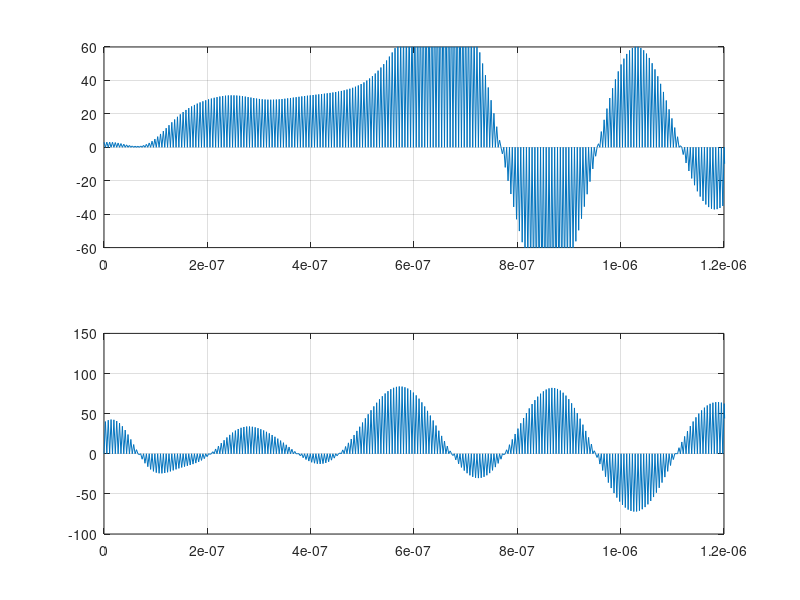
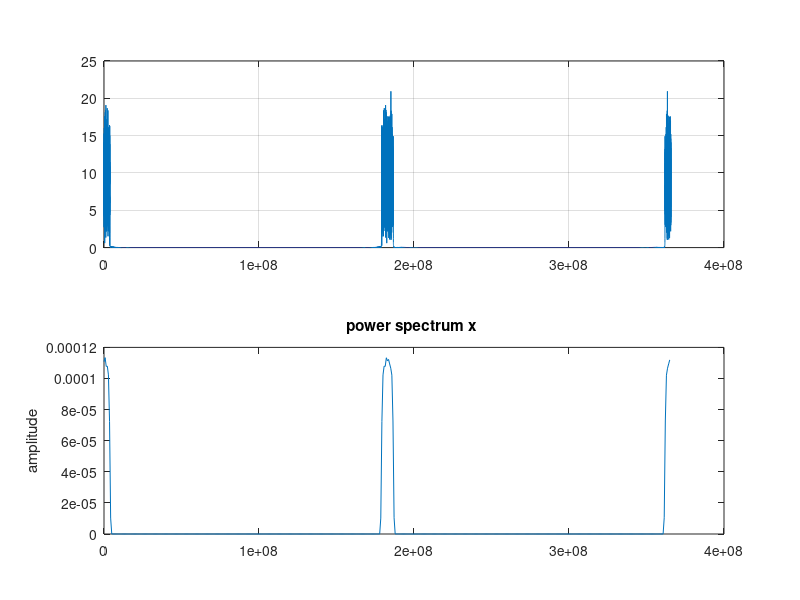
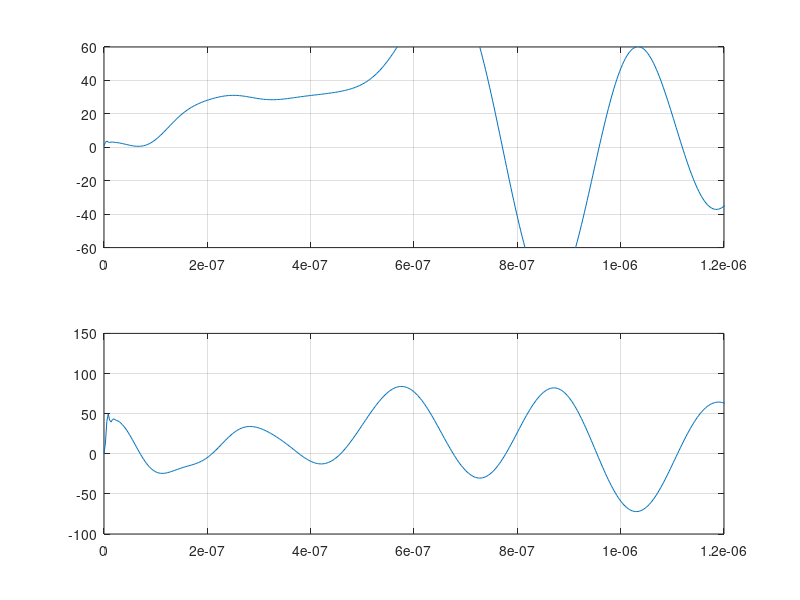
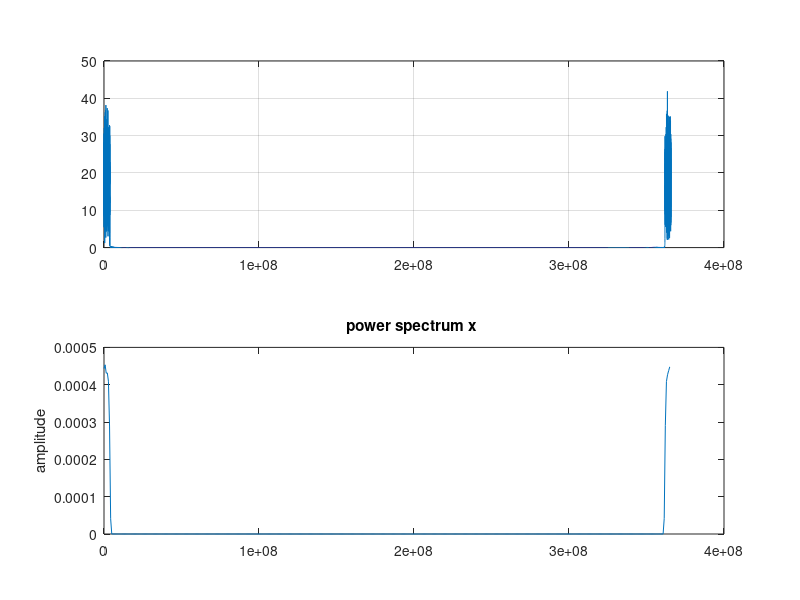

MATLAB code to generate these figures, in order:
%DVB-T 2K Reception
clear all;
close all;
Tu=224e-6; %useful OFDM symbol period
T=Tu/2048; %baseband elementary period
G=0; %choice of 1/4, 1/8, 1/16, and 1/32
delta=G*Tu; %guard band duration
Ts=delta+Tu; %total OFDM symbol period
Kmax=1705; %number of subcarriers
Kmin=0;
FS=4096; %IFFT/FFT length
q=10; %carrier period to elementary period ratio
fc=q*1/T; %carrier frequency
Rs=4*fc; %simulation period
t=0:1/Rs:Tu;
tt=0:T/2:Tu;
%Data generator
sM = 2;
[x,y] = meshgrid((-sM+1):2:(sM-1),(-sM+1):2:(sM-1));
alphabet = x(:) + 1i*y(:);
N=Kmax+1;
rand('state',0);
a=-1+2*round(rand(N,1)).'+i*(-1+2*round(rand(N,1))).';
A=length(a);
info=zeros(FS,1);
info(1:(A/2)) = [ a(1:(A/2)).'];
info((FS-((A/2)-1)):FS) = [ a(((A/2)+1):A).'];
carriers=FS.*ifft(info,FS);
%Upconverter
L = length(carriers);
chips = [ carriers.';zeros((2*q)-1,L)];
p=1/Rs:1/Rs:T/2;
g=ones(length(p),1);
dummy=conv(g,chips(:));
u=[dummy; zeros(46,1)];
[b,aa] = butter(13,1/20);
uoft = filter(b,aa,u);
delay=64; %Reconstruction filter delay
s_tilde=(uoft(delay+(1:length(t))).').*exp(1i*2*pi*fc*t);
s=real(s_tilde);
%OFDM RECEPTION
%Downconversion
r_tilde=exp(-1i*2*pi*fc*t).*s; %(F)
figure(1);
subplot(211);
plot(t,real(r_tilde));
axis([0e-7 12e-7 -60 60]);
grid on;
figure(1);
subplot(212);
plot(t,imag(r_tilde));
axis([0e-7 12e-7 -100 150]);
grid on;
figure(2);
ff=(Rs)*(1:(q*FS))/(q*FS);
subplot(211);
plot(ff,abs(fft(r_tilde,q*FS))/FS);
grid on;
figure(2);
subplot(212);
pwelch(r_tilde,[],[],[],Rs);
%Carrier suppression
[B,AA] = butter(3,1/2);
r_info=2*filter(B,AA,r_tilde); %Baseband signal continuous-time (G)
figure(3);
subplot(211);
plot(t,real(r_info));
axis([0 12e-7 -60 60]);
grid on;
figure(3);
subplot(212);
plot(t,imag(r_info));
axis([0 12e-7 -100 150]);
grid on;
figure(4);
f=(2/T)*(1:(FS))/(FS);
subplot(211);
plot(ff,abs(fft(r_info,q*FS))/FS);
grid on;
subplot(212);
pwelch(r_info,[],[],[],Rs);
%Sampling
r_data=real(r_info(1:(2*q):length(t)))... %Baseband signal, discretetime
+1i*imag(r_info(1:(2*q):length(t))); % (H)
figure(5);
subplot(211);
stem(tt(1:20),(real(r_data(1:20))));
axis([0 12e-7 -60 60]);
grid on;
figure(5);
subplot(212);
stem(tt(1:20),(imag(r_data(1:20))));
axis([0 12e-7 -100 150]);
grid on;
figure(6);
f=(2/T)*(1:(FS))/(FS);
subplot(211);
plot(f,abs(fft(r_data,FS))/FS);
grid on;
subplot(212);
pwelch(r_data,[],[],[],2/T);
%FFT
info_2N=(1/FS).*fft(r_data,FS); % (I)
info_h=[info_2N(1:A/2) info_2N((FS-((A/2)-1)):FS)];


%Slicing
for k=1:N,
a_hat(k)=alphabet((info_h(k)-alphabet)==min(info_h(k)-alphabet)); %(J)
end;
figure(7)
plot(info_h((1:A)),'.k');
title('info-h Received Constellation')
axis square;
axis equal;
figure(8)
plot(a_hat((1:A)),'or');
title('a_hat 4-QAM')
axis square;
axis equal;
grid on;
axis([-1.5 1.5 -1.5 1.5]);